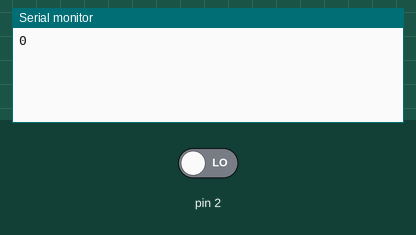
Bench run of a sketch on a simulated Arduino Uno, built with avr-gcc and run on an emulated ATmega328P. On the bench: the last lines printed to the serial monitor. The inputs (shaded band) are chosen by the test bench; at power-on: pin 2 LOW.

Above: at 1.2 s.
1.3 s: pin 2 driven HIGH
At 2.5 s:
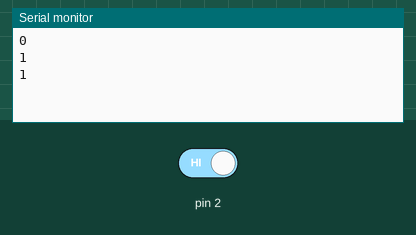
2.8 s: pin 2 driven LOW
At 3.9 s:
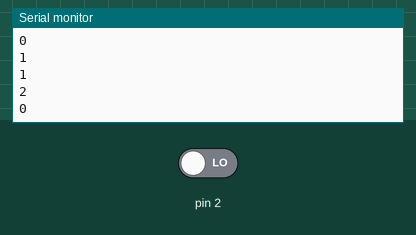
Timing chart, 0 to 5.8 s (numbered marks = the images above; inputs shaded):
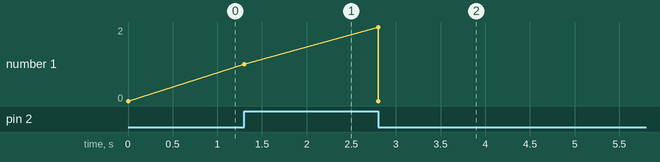

Measured:
- after the input at 1.3 s, the serial monitor: prints a new line at once (image 1)
- after the input at 2.8 s, the serial monitor: prints a new line at once (image 2)
- plotted number 1: 0 → 1 after the input at 1.3 s

The sketch:

Sleep_Boton.ino
```cpp
#include <MsTimer2.h>


#include <avr/power.h>
#include <avr/sleep.h>
#include <avr/wdt.h>
int on=0;
int i=0;
int conteo=0;
void setup() {
Serial.begin(9600);
set_sleep_mode(SLEEP_MODE_PWR_DOWN);
sleep_enable();
attachInterrupt(0,despertar,HIGH);
MsTimer2::set(1000,contador);//configurar Timer2
MsTimer2::start();//inicializar

Serial.println(conteo);
}

void loop() {

}

void despertar(){
 on=1-on;
     i++;
Serial.println(i);
Serial.println(on);
 /* if(on==1){

    if(i==25){
    Serial.println("ENABLE");
    //sleep_mode();
    power_all_enable();
    }
    }else{
      power_all_disable();
      sleep_disable();
      Serial.println("DISABLE");
      }
  */

  }
  void contador (){

  conteo++;
  }
```
